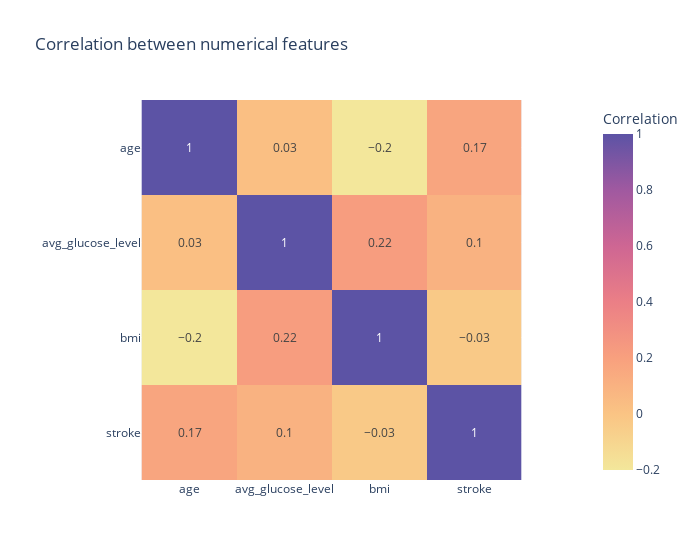

The notebook cell saved with this chart:
### Code cell
fig = px.imshow(numericals_corr.round(2), width=700,title="Correlation between numerical features", labels=dict(color="Correlation"), color_continuous_scale='Sunset', text_auto=True)
fig.show()
fig.write_image("../data/numerical_correlation_heatmap.png", engine='kaleido')

### Figure 1 — Plotly figure (JSON) as saved in the notebook; plotly's stock layout.template omitted (floating-point values rounded to 4 significant figures)
{"data": [{"coloraxis": "coloraxis", "hovertemplate": "x: %{x}<br>y: %{y}<br>Correlation: %{z}<extra></extra>", "name": "0", "texttemplate": "%{z}", "type": "heatmap", "x": ["age", "avg_glucose_level", "bmi", "stroke"], "xaxis": "x", "y": ["age", "avg_glucose_level", "bmi", "stroke"], "yaxis": "y", "z": [[1, 0.03, -0.2, 0.17], [0.03, 1, 0.22, 0.1], [-0.2, 0.22, 1, -0.03], [0.17, 0.1, -0.03, 1]]}], "layout": {"coloraxis": {"colorbar": {"title": {"text": "Correlation"}}, "colorscale": [[0, "rgb(243, 231, 155)"], [0.1667, "rgb(250, 196, 132)"], [0.3333, "rgb(248, 160, 126)"], [0.5, "rgb(235, 127, 134)"], [0.6667, "rgb(206, 102, 147)"], [0.8333, "rgb(160, 89, 160)"], [1, "rgb(92, 83, 165)"]]}, "title": {"text": "Correlation between numerical features"}, "width": 700, "xaxis": {"anchor": "y", "constrain": "domain", "domain": [0, 1], "scaleanchor": "y"}, "yaxis": {"anchor": "x", "autorange": "reversed", "constrain": "domain", "domain": [0, 1]}}}
